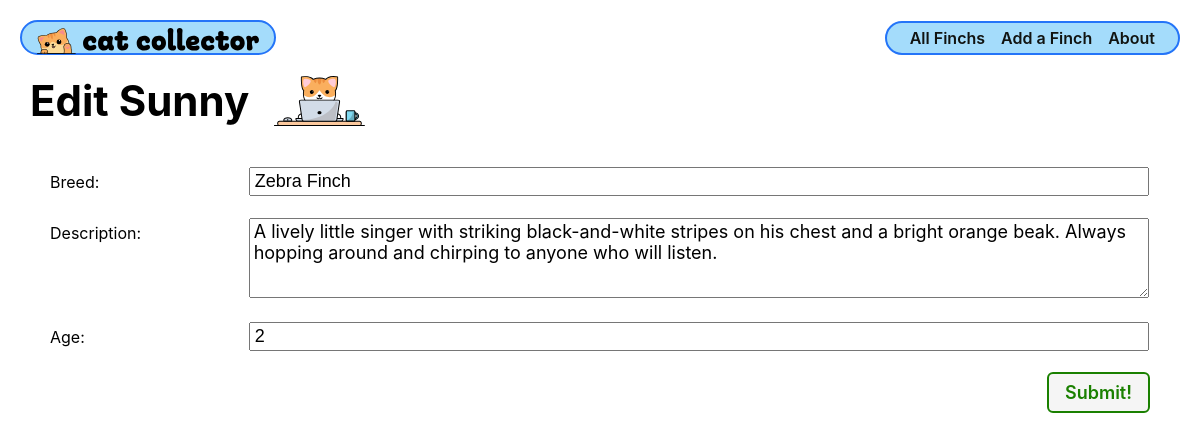
The page /finchs/1/update/ on the database its author committed.
### main_app/models.py (models this page shows, shortened)
class Finch(models.Model):
    name = models.CharField(max_length=100)
    breed = models.CharField(max_length=100)
    description = models.TextField(max_length=250)
    age = models.IntegerField()

### main_app/views.py (the view)
# urls.py: path('finchs/<int:pk>/update/', views.FinchUpdate.as_view(), name='finch-update'),
class FinchUpdate(UpdateView):
    model = Finch
    fields = ['breed', 'description', 'age']

### main_app/templates/main_app/finch_form.html (shortened to what this page needs)
{% extends 'base.html' %}
{% load static %}
{% block head %}
<link rel="stylesheet" href="{% static 'css/form.css' %}" />
{% endblock %}
{% block content %}
<div class="page-header">
  {% if finch %}
    <h1>Edit {{ finch.name }}</h1>
  {% else %}
    <h1>Add a Finch</h1>
  {% endif %}
  <img src="{% static 'images/nerd-cat.svg' %}" alt="A cat using a computer" />
</div>
<form action="" method="post" class="form-container">
  <table>
    {{ form.as_table }}
  </table>
  <button type="submit" class="btn submit">Submit!</button>
</form>
{% endblock %}

### main_app/static/css/base.css (style rules this page uses)
html { box-sizing: border-box; }
*, *::before, *::after { box-sizing: inherit; }
:root { font-size: 62.5%; }
body { margin: 0; display: flex; flex-direction: column; align-items: center; font-family: -apple-system, BlinkMacSystemFont, 'Segoe UI', 'Roboto', 'Oxygen', 'Ubuntu', 'Cantarell', 'Fira Sans', 'Droid Sans', 'Helvetica Neue', sans-serif; min-height: 100vh; --nav-bg: rgba(104, 197, 248, 0.7); --nav-bg-ff: rgba(104, 197, 248, 0.9); --borders: rgb(36, 116, 248) solid 2px; --text-color: rgb(17, 20, 17); --link-hover-color: rgb(16, 56, 158); --button-bg: rgb(245, 245, 245); --button-bg-hover: rgb(226, 226, 226); --submit: rgb(26, 128, 0); --warn: rgb(255, 102, 0); --danger: rgb(220, 20, 30); --secondary: rgb(57, 57, 57); --card-box-shadow: 5px 5px 6px -1px #aaa; --font-xtreme: 4.2rem; --font-xxl: 3.6rem; --font-xl: 2.4rem; --font-l: 1.8rem; --font-reg: 1.6rem; --card-border-radius: 6px; }
.page-header { display: flex; align-items: center; margin: 20px; }
.btn { font-size: var(--font-l); padding: 8px 16px; border-radius: 6px; border-width: 2px; border-style: solid; text-decoration: none; background-color: var(--button-bg); font-weight: 600; cursor: pointer; font-family: inherit; margin-right: 10px; }
.submit { color: var(--submit); border-color: var(--submit); }
.page-header h1 { font-size: var(--font-xxl); margin: 0; }
.page-header img { height: 40px; margin-left: 15px; }
.page-header img:first-of-type { margin-left: 20px; }
@media only screen and (min-width: 768px) { .page-header h1 { font-size: var(--font-xtreme); } }
@media only screen and (min-width: 768px) { .page-header img { height: 50px; margin-left: 20px; } }
@media only screen and (min-width: 768px) { .page-header img:first-of-type { margin-left: 25px; } }

### main_app/static/css/form.css (style rules this page uses)
.form-container { display: flex; flex-direction: column; width: 100%; }
table { padding: 0 40px; width: 100%; border-spacing: 0 20px; }
th { text-align: left; padding: 6px 20px 0 0; font-weight: normal; vertical-align: top; font-size: var(--font-reg); }
td { max-width: 60%; }
td > * { width: 100%; padding: 2px 4px; font-size: var(--font-l); }
td > textarea { height: calc(4 * var(--font-l) + 8px); font-family: inherit; }
.btn { align-self: flex-end; margin-right: 40px; }

### rows shown on the page
Finch: name "Sunny", breed "Zebra Finch", description "A lively little singer with striking black-and-white stripes on his chest and a bright orange beak. Always hopping around and chirping to anyone who will listen.", age "2"
